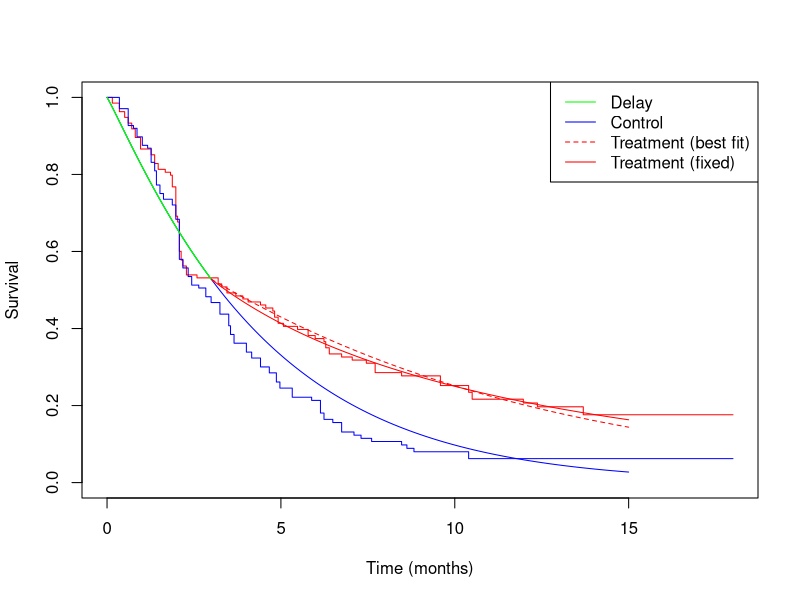
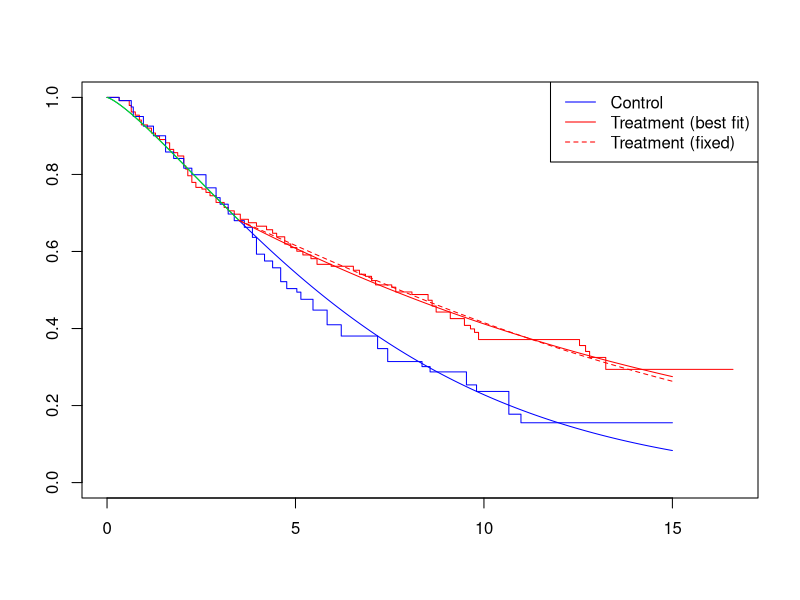

Here is the R script that generated these plots, in order:
#Data sets that Satrajit sent me for DTE
library(survival)
#First data set

#png("DS2.png", units="in", width=5, height=5, res=700)
DTEDataSet1 <- read.csv(file = "DTE/Datasets/Satrajits/CM017PFS.csv")

TreatmentData <- data.frame(time = DTEDataSet1$NIVO_Time[1:135], cens = DTEDataSet1$NIVO_Event_Flag[1:135])
 
ControlData <- data.frame(time = DTEDataSet1$DOX_Time, cens = DTEDataSet1$DOX_Event_Flag)

TreatmentFit <- survfit(Surv(time, cens)~1, data = TreatmentData)

ControlFit <- survfit(Surv(time, cens)~1, data = ControlData)

plot(TreatmentFit, conf.int = F, col="red", xlim=c(0,18), xlab="Time (months)", ylab="Survival")

lines(ControlFit, conf.int = F, col="blue")

legend("topright", legend = c("Control", "Treatment"), col=c("blue", "red"), lty=1)


##Fitting Weibull model to the data

weibfit <- survreg(Surv(time, cens)~1, data = ControlData, dist = "weibull")

gamma2 <- as.numeric(exp(-weibfit$icoef[2]))

lambda2 <- as.numeric(1/(exp(weibfit$icoef[1])))

controltime <- seq(0, 15, by=0.01)
controlsurv <- exp(-(lambda2*controltime)^gamma2)


lines(controltime, controlsurv, col="blue")

#Two scenarios, 1 where we allow gamma1 to vary, 1 where we do not


#First scenario

#We estimate T to be about 3 here

#Need to find a least squares estimate for this Weibull parameterisation


#gamma2 = 1.07
#lambda2 = 0.21

#Write a function which finds the squared differences

kmfit <- survfit(Surv(time, cens)~1, data = TreatmentData)

treatmenttime <- seq(0, 3, by=0.01)
treatmentsurv <- controlsurv <- exp(-(lambda2*treatmenttime)^gamma2)

lines(treatmenttime, treatmentsurv, col="green")


treatmenttime1 <- seq(3, 15, by=0.01)

optimfunc <- function(par){
  diff <- 0
  for (i in 1:length(treatmenttime1)){
    y <-  kmfit$surv[sum(kmfit$time<treatmenttime1[i])]
    treatmentsurv <- exp(-(lambda2*3)^gamma2 - par[1]^par[2]*(treatmenttime1[i]^par[2]-3^par[2]))
    diff <- diff + (y-treatmentsurv)^2 
  }
  return(diff) 
}



optimoutput <-  optim(par = c(0.2, 1), fn = optimfunc)
lambda1 <- optimoutput$par[1]
gamma1 <- optimoutput$par[2]


treatmenttime1 <- seq(3, 15, by=0.01)
treatmentsurv1 <- exp(-(lambda2*3)^gamma2 - lambda1^gamma1*(treatmenttime1^gamma1-3^gamma1))

lines(treatmenttime1, treatmentsurv1, col="red")

###Now we do it but we do not allow gamma1 to vary

treatmenttime <- seq(0, 3, by=0.01)
treatmentsurv <- controlsurv <- exp(-(lambda2*treatmenttime)^gamma2)

lines(treatmenttime, treatmentsurv, col="green")


treatmenttime1 <- seq(3, 15, by=0.01)

optimfunc <- function(par){
  diff <- 0
  gamma1 <- gamma2
  for (i in 1:length(treatmenttime1)){
    y <-  kmfit$surv[sum(kmfit$time<treatmenttime1[i])]
    treatmentsurv <- exp(-(lambda2*3)^gamma2 - par[1]^gamma1*(treatmenttime1[i]^gamma1-3^gamma1))
    diff <- diff + (y-treatmentsurv)^2 
  }
  return(diff) 
}



lambda1only <-  optimize(optimfunc, c(0, 2))$minimum


treatmenttime1 <- seq(3, 15, by=0.01)
treatmentsurv1 <- exp(-(lambda2*3)^gamma2 - lambda1only^gamma2*(treatmenttime1^gamma2-3^gamma2))

lines(treatmenttime1, treatmentsurv1, col="red", lty=2)

legend("topright", legend = c("Delay", "Control", "Treatment (best fit)", "Treatment (fixed)"), col=c("green", "blue", "red", "red"), lty=c(1, 1, 2))


#Second data set
DTEDataSet2 <- read.csv(file = "DTE/Datasets/Satrajits/CM141OS.csv")


TreatmentData <- data.frame(time = DTEDataSet2$Nivolumab_Time, cens = DTEDataSet2$Nivolumab_Event)

ControlData <- data.frame(time = DTEDataSet2$SOC_Time[1:121], cens = DTEDataSet2$SOC_Event[1:121])

TreatmentFit <- survfit(Surv(time, cens)~1, data = TreatmentData)

ControlFit <- survfit(Surv(time, cens)~1, data = ControlData)

plot(TreatmentFit, conf.int = F, col="red")

lines(ControlFit, conf.int = F, col="blue")

##Fitting Weibull model to the data

weibfit <- survreg(Surv(time, cens)~1, data = ControlData, dist = "weibull")

gamma2 <- as.numeric(exp(-weibfit$icoef[2]))

lambda2 <- as.numeric(1/(exp(weibfit$icoef[1])))

controltime <- seq(0, 15, by=0.01)
controlsurv <- exp(-(lambda2*controltime)^gamma2)


lines(controltime, controlsurv, col="blue")

#We estimate T to be about 3.5 here


#Need to find a least squares estimate for this Weibull parameterisation


#gamma2 = 1.28
#lambda2 = 0.13

#Write a function which finds the squared differences

kmfit <- survfit(Surv(time, cens)~1, data = TreatmentData)

treatmenttime <- seq(0, 3.5, by=0.01)
treatmentsurv <- controlsurv <- exp(-(lambda2*treatmenttime)^gamma2)

lines(treatmenttime, treatmentsurv, col="green")


treatmenttime1 <- seq(3.5, 15, by=0.01)

optimfunc <- function(par){
  diff <- 0
  for (i in 1:length(treatmenttime1)){
    y <-  kmfit$surv[sum(kmfit$time<treatmenttime1[i])]
    treatmentsurv <- exp(-(lambda2*3.5)^gamma2 - par[1]^par[2]*(treatmenttime1[i]^par[2]-3.5^par[2]))
    diff <- diff + (y-treatmentsurv)^2 
  }
  return(diff) 
}


optimoutput <-  optim(par = c(0.2, 1), fn = optimfunc)
lambda1 <- optimoutput$par[1]
gamma1 <- optimoutput$par[2]


treatmenttime1 <- seq(3.5, 15, by=0.01)
treatmentsurv1 <- exp(-(lambda2*3.5)^gamma2 - lambda1^gamma1*(treatmenttime1^gamma1-3.5^gamma1))

lines(treatmenttime1, treatmentsurv1, col="red")

###Now we do it but we do not allow gamma1 to vary


treatmenttime1 <- seq(3.5, 15, by=0.01)

optimfunc <- function(par){
  diff <- 0
  gamma1 <- gamma2
  for (i in 1:length(treatmenttime1)){
    y <-  kmfit$surv[sum(kmfit$time<treatmenttime1[i])]
    treatmentsurv <- exp(-(lambda2*3.5)^gamma2 - par[1]^gamma1*(treatmenttime1[i]^gamma1-3.5^gamma1))
    diff <- diff + (y-treatmentsurv)^2 
  }
  return(diff) 
}



lambda1only <-  optimize(optimfunc, c(0, 2))$minimum


treatmenttime1 <- seq(3.5, 15, by=0.01)
treatmentsurv1 <- exp(-(lambda2*3.5)^gamma2 - lambda1only^gamma2*(treatmenttime1^gamma2-3.5^gamma2))

lines(treatmenttime1, treatmentsurv1, col="red", lty=2)

legend("topright", legend = c("Control", "Treatment (best fit)", "Treatment (fixed)"), col=c("blue", "red", "red"), lty=c(1, 1, 2))






